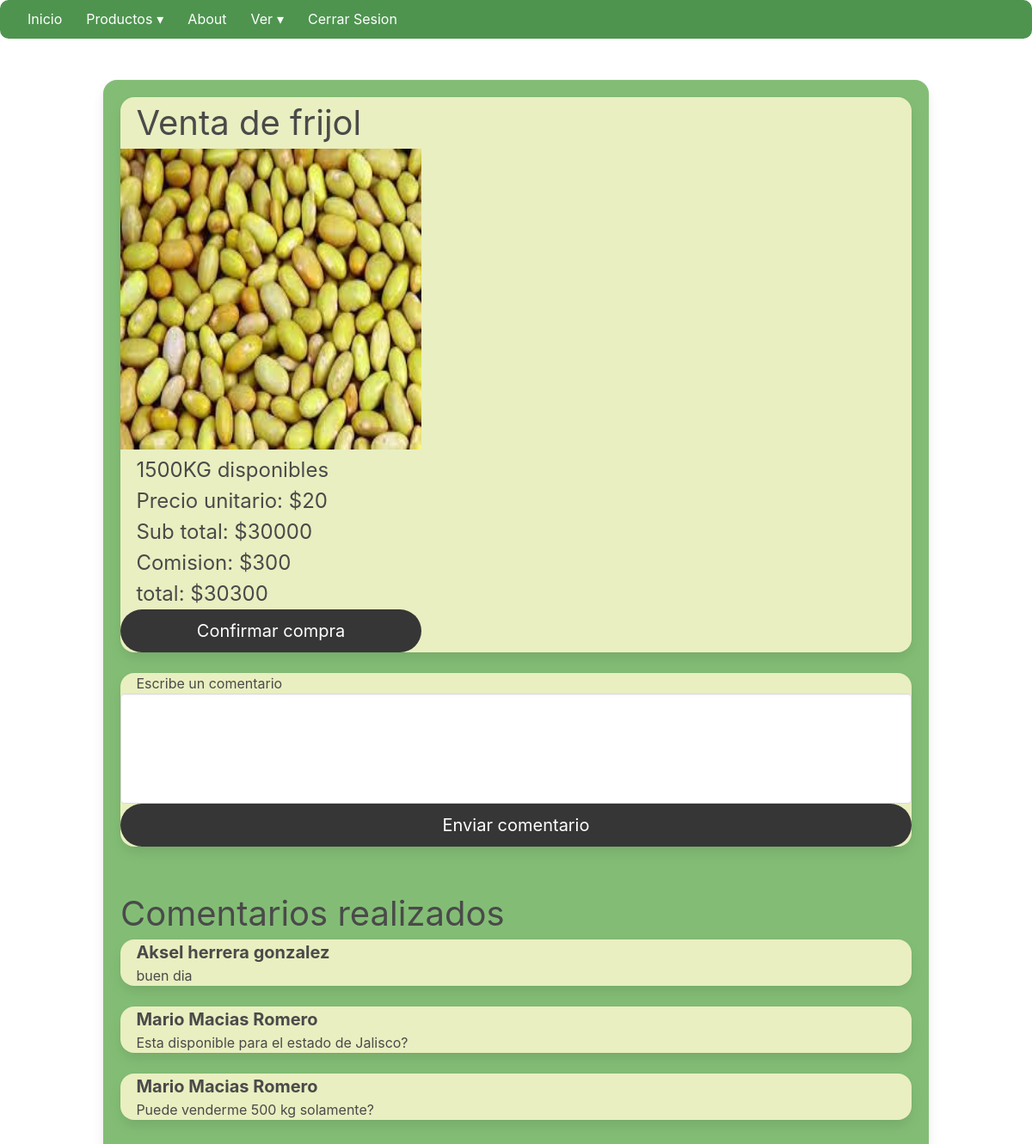
Screenshot of /publicacion.php?producto=1 (signed in) with the database file from the repository.
### tables this page shows
CREATE TABLE `publicacion` (
  `pk_publicacion` int(11) NOT NULL,
  `titulo` varchar(50) NOT NULL,
  `descripcion` varchar(50) NOT NULL,
  `ruta_archivo` varchar(50) NOT NULL,
  `fecha_publicacion` date NOT NULL,
  `estado` int(11) NOT NULL,
  `fk_persona` int(11) NOT NULL,
  `fk_producto` int(11) NOT NULL
);

CREATE TABLE `producto` (
  `pk_producto` int(11) NOT NULL,
  `nombre_producto` varchar(50) NOT NULL,
  `descripcion` varchar(50) NOT NULL,
  `cantidad` int(11) NOT NULL,
  `precio` int(11) NOT NULL
);

### publicacion.php (the view, shortened to what this page needs)
<?php
if(isset($_GET['producto']))
{
    $producto = $_GET['producto'];
    include("conexion.php");
    $resultados = $mysqli->query("SELECT pk_publicacion,titulo,publicacion.descripcion,ruta_archivo,cantidad,precio,fk_producto FROM publicacion,producto where pk_publicacion = $producto and fk_producto = pk_producto");
    $datos = $resultados->fetch_all(MYSQLI_ASSOC);
    $comentarios = $mysqli->query("SELECT contenido, CONCAT(nombre,' ', apellido_paterno,' ',apeelido_materno) as nombre  FROM comentario_publicacion, comentario, persona WHERE fk_publicacion = $producto AND fk_persona = pk_persona AND pk_comentario = fk_comentario");
    $datosComentarios = $comentarios->fetch_all(MYSQLI_ASSOC);
}
?>
<!DOCTYPE html>
<html lang="en">
<head>
    <link rel="stylesheet" href="https://cdn.jsdelivr.net/npm/bulma@0.9.4/css/bulma.min.css">
    <link rel="stylesheet" href="css/estilo.css">
</head>
<body>
    <?php
    include_once("menu.php");
    ?><br><br>
<div class="container is-max-desktop">
<div class="box contenido" >
  <div class="card public">
    <?php
    foreach($datos as $registro)
    $sub=$registro['precio']*$registro['cantidad'];
    $comicion = ($sub)*0.01;
    $total=($sub)+$comicion;
        ?>
        <h1 style=" margin-left: 2%;" class="is-size-2"><?php echo $registro['titulo'];?></h1>
        <img src="<?php echo $registro['ruta_archivo'];?>" alt="" style="width: 350px; height: 350px;">
        <h5 style=" margin-left: 2%;" class="is-size-4"><?php echo $registro['descripcion'];?></h5>
        <h5 style=" margin-left: 2%;" class="is-size-4">Precio unitario: <?php echo "$".$registro['precio'];?></h5>
        <h5 style=" margin-left: 2%;" class="is-size-4">Sub total: <?php echo "$".$sub;?></h5>
        <h5 style=" margin-left: 2%;" class="is-size-4">Comision: <?php echo "$".$comicion?></h5>
        <h5 style=" margin-left: 2%;" class="is-size-4">total: <?php echo "$".$total?></h5>
        <form action="" method="post">
        <div style="width: 350px;"><button class="button is-dark is-fullwidth is-rounded is-responsive is-medium" type="submit">Confirmar compra</button></div>
        </form>
    </div>
        <br>
        <div class="card public">
            <form action="alta-comentario.php" method="post">
            <lable class="lable" style=" margin-left: 2%;">Escribe un comentario</lable>
            <input class="textarea" name="comentario" id="comentario">
            <button class="button is-dark is-fullwidth is-rounded is-responsive is-medium" type="submit">Enviar comentario</button>
            </form>
        </div>  <br><br>
        <h1 class="is-size-2">Comentarios realizados</h1>
        <?php
        foreach($datosComentarios as $coment)
        {
            ?>
        <div class="card public">
            <h5 class="is-size-5" style=" margin-left: 2%;"><b><?php echo $coment['nombre'];?></b></h5>
            <h5 class="is-size-6" style=" margin-left: 2%;"><?php echo $coment['contenido'];?></h5>
        </div> <br>
            <?php
        }
        ?>
    </div>
    </div>
</body>
</html>

### css/estilo.css (style rules this page uses)
:root { --main-font: sans-serif; --font-size: 16px; --main-color: #76BA99; --secound-color: #222; --main-modal-color: #ADCF9F; --secound-modal--color: #CED89E; --container-width: 1200px; }
.contenido { background-color: #83BD75; border-radius: 1rem; }
.public { background-color: #E9EFC0; border-radius: 1rem; }

### rows the page displays
publicacion: titulo "Venta de frijol", ruta_archivo (picture), descripcion "1500KG disponibles", fk_producto.precio "20", fk_producto.cantidad "30000", fk_producto.cantidad "300", fk_producto.cantidad "30300"

### other values shown
$coment['nombre'] "Aksel herrera gonzalez"
$coment['contenido'] "buen dia"
$coment['nombre'] "Mario Macias Romero"
$coment['contenido'] "Esta disponible para el estado de Jalisco?"
$coment['contenido'] "Puede venderme 500 kg solamente?"
